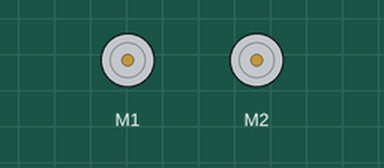
The sketch below on a simulated Arduino Uno, built with avr-gcc and run on an emulated ATmega328P. On the bench: 2 × DC motor (green arrow = forward, orange = backward, longer = faster). What the sketch prints to the serial monitor is not drawn.

Above: at 0.5 s.
At 4.1 s:
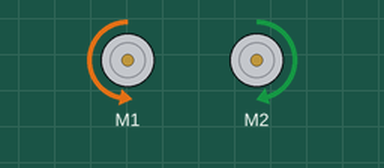
At 11.5 s:
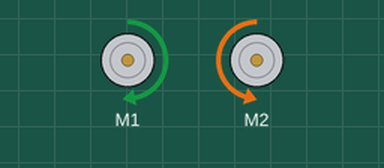
Timing chart, 0 to 19.2 s (numbered marks = the images above):
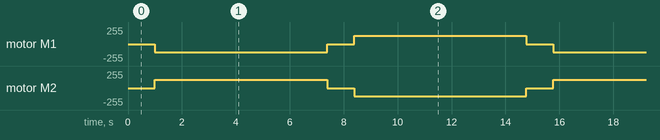

The sketch:

FBLR_w_IR.ino
```cpp
#include "DualVNH5019MotorShield.h"

DualVNH5019MotorShield md;

int M1Speed = 200;    //Left Motor
int M2Speed = 190;   //Right Motor
int IRDist = 500;

void setup()
{
  Serial.begin(9600);
  Serial.println("Dual VNH5019 Motor Shield");
  md.init();
}

//void stopIfFault()
//{
//  if (md.getM1Fault())
//  {
//    Serial.println("M1 fault");
//    while(1);
//  }
//  if (md.getM2Fault())
//  {
//    Serial.println("M2 fault");
//    while(1);
//  }
//}

void turnLeft(int degree)
{
  moveStop();
  int rot = (int)(degree*1.6);  //6.18
  for ( int i = 0; i <= rot ; i++)  //left
  {
    md.setM1Speed(-M1Speed);
    md.setM2Speed(M2Speed);
    delay(5);
  }
  delay(100);
}

void turnRight(int degree)
{
  moveStop();
  int rot = (int)(degree*1.6);   //6.18
  for ( int i = 0; i <= rot ; i++)  //right
  {
    md.setM1Speed(M1Speed);
    md.setM2Speed(-M2Speed);
    delay(5);
  }
  delay(100);
}

void moveForward(){  //forward
  md.setSpeeds(M1Speed,M2Speed);
  delay(10);
}

void moveReverse(){  //reverse
    md.setSpeeds(M1Speed,-M2Speed);
    delay(10);
}

void moveStop(){
    md.setBrakes(400,400);
    delay(1000);
}

void loop(){
//  int sensorRead[5];
//  sensorRead[0] = analogRead(A0);
//  sensorRead[1] = analogRead(A1);
//  sensorRead[2] = analogRead(A2);
//  sensorRead[3] = analogRead(A3);
//  sensorRead[4] = analogRead(A4);

  turnLeft(720);
  turnRight(720);
  //moveForward();
  /*
    if ((sensorRead[0] >= IRDist) || (sensorRead[2] >= IRDist) ) {
      if (sensorRead[3] >= IRDist) {
          if (sensorRead[1] >= IRDist) moveReverse();
          turnRight();
      }
      else if (sensorRead[1] >= IRDist) turnLeft();
      else turnLeft();
    }
    else
    {
      moveForward();
    }
    */
}
```

Measured:
- by itself, motor M1: repeats every 14.8 s: stopped 1.0 s, forward 127/255 6.4 s, stopped 1.0 s, backward 127/255 6.4 s
- by itself, motor M2: repeats every 14.8 s: stopped 1.0 s, backward 121/255 6.4 s, stopped 1.0 s, forward 121/255 6.4 s
